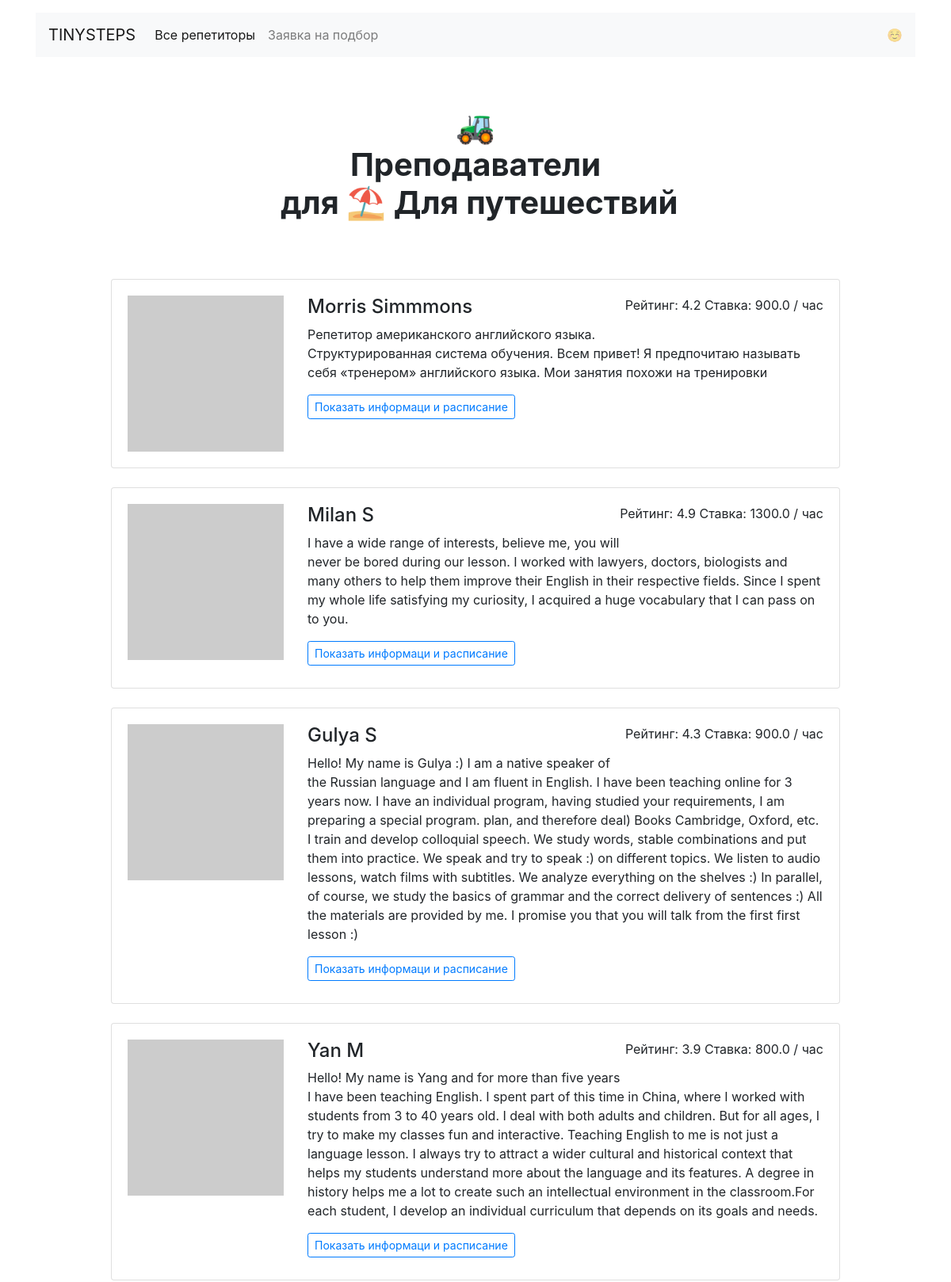
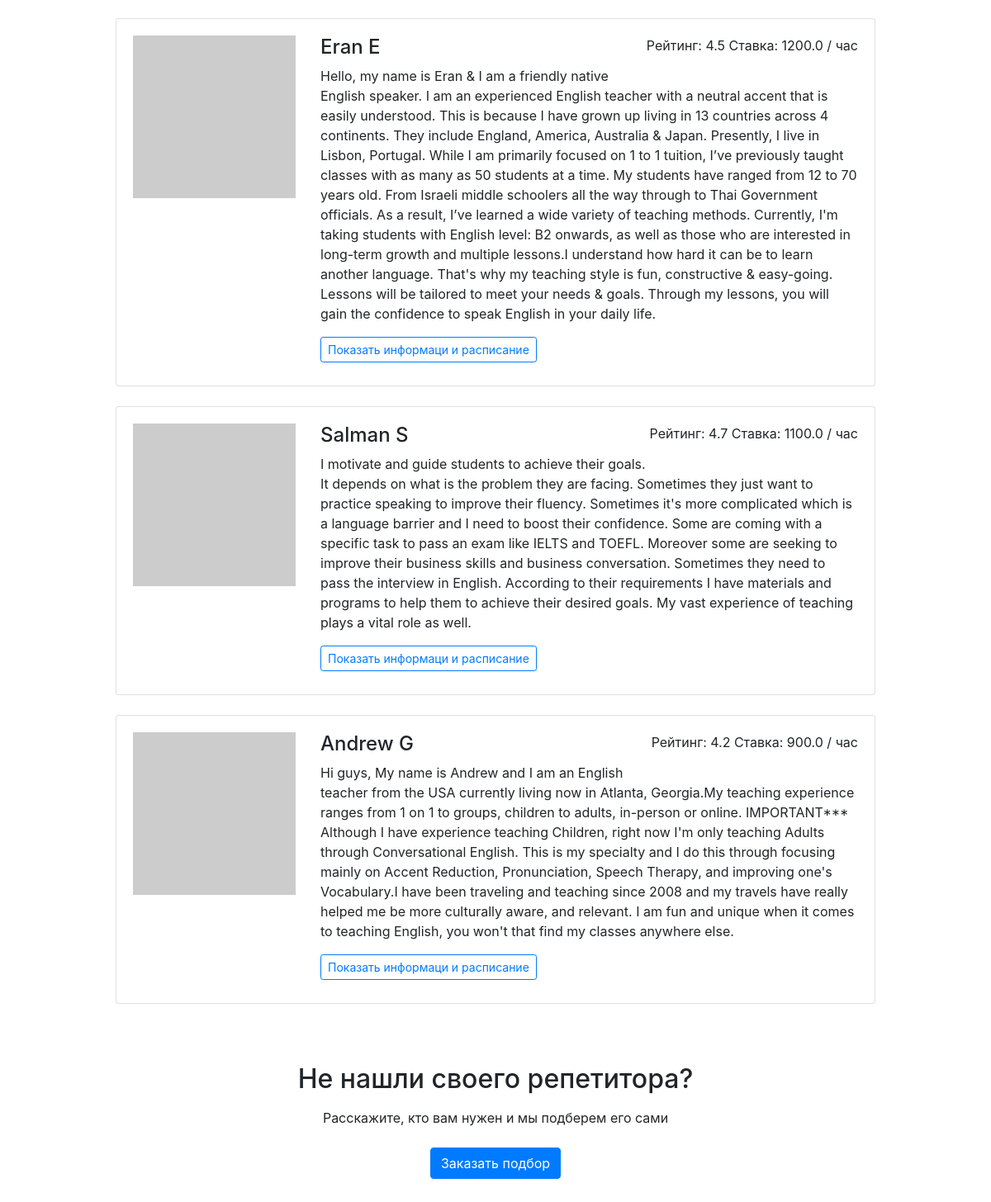
The page /goals/travel on the database its author committed (2 pictures, top to bottom).
### models.py (models this page shows, shortened)
class Goal(db.Model):
	__tablename__ = 'goals'
	id = db.Column(db.Integer, primary_key=True)
	goal_slug = db.Column(db.String, unique=True)
	goal_text = db.Column(db.String, unique=True)
	teacher = db.relationship(
		'Teacher', secondary=teacher_goals_association, back_populates='goals')
	created_at = db.Column(db.DateTime, default=datetime.datetime.utcnow(),  nullable=False)

class Teacher(db.Model):
	__tablename__ = 'teachers'
	id = db.Column(db.Integer, primary_key=True)
	name = db.Column(db.String, nullable=False)
	email = db.Column(db.String, nullable=False, unique=True)
	about = db.Column(db.Text)
	rating = db.Column(db.Float)
	picture = db.Column(db.String)
	price = db.Column(db.Float)
	timetables = db.relationship('Timetable', back_populates='teacher')
	bookings = db.relationship('Booking', back_populates='teacher')
	goals = db.relationship('Goal', secondary=teacher_goals_association, back_populates='teacher')
	created_at = db.Column(db.DateTime, default=datetime.datetime.utcnow,  nullable=False)

### app.py (the view)
@app.route('/goals/<goal>')
def goals(goal):
    goal_render = Goal.query.filter(Goal.goal_slug == goal).first()
    profiles_data = goal_render.teacher
    return render_template('goal.html',
                           profiles_data=profiles_data,
                           goal=goal_render.goal_text)

### templates/goal.html
{% extends 'base.html' %}
{% block container %}
  <main class="container mt-3">
    <h1 class="h1 text-center w-50 mx-auto mt-1 py-5 mb-4"><strong>🚜<br />Преподаватели <br>  для {{ goal }}</strong></h1>
      <div class="row">
      <div class="col-12 col-lg-10 offset-lg-1 m-auto">
      {% for profile_data in profiles_data %}
        <div class="card mb-4">
          <div class="card-body">
            <div class="row">
              <div class="col-3"><img src="{{ profile_data.picture }}" class="img-fluid" alt=""></div>
              <div class="col-9">
                <p class="float-right">Рейтинг: {{ profile_data.rating }} Ставка: {{ profile_data.price }} / час</p>
                <h2 class="h4">{{ profile_data.name }}</h2>
                <p>{{ profile_data.about }}</p>
                <a href="/profile/{{ profile_data.id }}" class="btn btn-outline-primary btn-sm mr-3 mb-2">Показать информаци и расписание</a>
              </div>
            </div>
          </div>
        </div>
      {% endfor %}
      </div>
    </div>
    <h2 class="text-center mt-5 mb-3">Не нашли своего репетитора?</h2>
    <p class="text-center mb-4">Расскажите, кто вам нужен и мы подберем его сами</p>
    <div class="text-center pb-5">
        <a href="request.html" class="btn btn-primary">Заказать подбор</a>
    </div>
  </main>
{% endblock  %}

### rows shown on the page
Goal: goal_text "⛱ Для путешествий"
Teacher: rating "4.2", price "900.0", name "Morris Simmmons", about "Репетитор американского английского языка. Структурированная система обучения. Всем привет! Я предпочитаю называть себя «тренером» английского языка. Мои занятия похожи на тренировки"
Teacher: rating "4.9", price "1300.0", name "Milan S", about "I have a wide range of interests, believe me, you will never be bored during our lesson. I worked with lawyers, doctors, biologists and many others to help them improve their English in their respective fields. Since I spent my whole life satisfying my curiosity, I acquired a huge vocabulary that I can pass on to you."
Teacher: rating "4.3", price "900.0", name "Gulya S", about "Hello! My name is Gulya :) I am a native speaker of the Russian language and I am fluent in English. I have been teaching online for 3 years now. I have an individual program, having studied your requirements, I am preparing a special program. plan, and therefore deal) Books Cambridge, Oxford, etc. I train and develop colloquial speech. We study words, stable combinations and put them into practice. We speak and try to speak :) on different topics. We listen to audio lessons, watch films with subtitles. We analyze everything on the shelves :) In parallel, of course, we study the basics of grammar and the correct delivery of sentences :) All the materials are provided by me. I promise you…"
Teacher: rating "3.9", price "800.0", name "Yan M", about "Hello! My name is Yang and for more than five years I have been teaching English. I spent part of this time in China, where I worked with students from 3 to 40 years old. I deal with both adults and children. But for all ages, I try to make my classes fun and interactive. Teaching English to me is not just a language lesson. I always try to attract a wider cultural and historical context that helps my students understand more about the language and its features. A degree in history helps me a lot to create such an intellectual environment in the classroom.For each student, I develop an individual curriculum that depends on its goals and needs."
Teacher: rating "4.5", price "1200.0", name "Eran E", about "Hello, my name is Eran & I am a friendly native English speaker. I am an experienced English teacher with a neutral accent that is easily understood. This is because I have grown up living in 13 countries across 4 continents. They include England, America, Australia & Japan. Presently, I live in Lisbon, Portugal. While I am primarily focused on 1 to 1 tuition, I’ve previously taught classes with as many as 50 students at a time. My students have ranged from 12 to 70 years old. From Israeli middle schoolers all the way through to Thai Government officials. As a result, I’ve learned a wide variety of teaching methods. Currently, I'm taking students with English level: B2 onwards, as well as…"
Teacher: rating "4.7", price "1100.0", name "Salman S", about "I motivate and guide students to achieve their goals. It depends on what is the problem they are facing. Sometimes they just want to practice speaking to improve their fluency. Sometimes it's more complicated which is a language barrier and I need to boost their confidence. Some are coming with a specific task to pass an exam like IELTS and TOEFL. Moreover some are seeking to improve their business skills and business conversation. Sometimes they need to pass the interview in English. According to their requirements I have materials and programs to help them to achieve their desired goals. My vast experience of teaching plays a vital role as well."
Teacher: rating "4.2", price "900.0", name "Andrew G", about "Hi guys, My name is Andrew and I am an English teacher from the USA currently living now in Atlanta, Georgia.My teaching experience ranges from 1 on 1 to groups, children to adults, in-person or online. IMPORTANT*** Although I have experience teaching Children, right now I'm only teaching Adults through Conversational English. This is my specialty and I do this through focusing mainly on Accent Reduction, Pronunciation, Speech Therapy, and improving one's Vocabulary.I have been traveling and teaching since 2008 and my travels have really helped me be more culturally aware, and relevant. I am fun and unique when it comes to teaching English, you won't that find my classes anywhere else."
